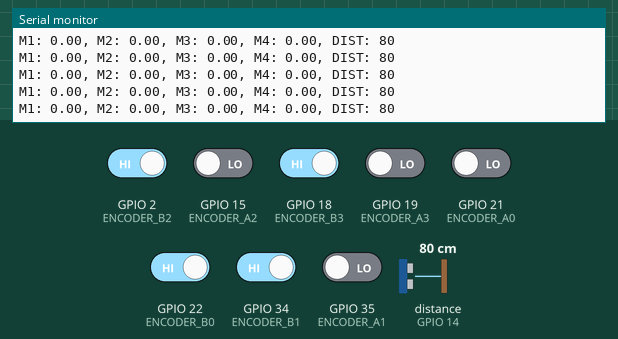
Simulated run of this sketch. Board: ESP32. Parts: the last lines printed to the serial monitor. Wiring (inferred from the names in the program): ultrasonic range finder: trigger GPIO 27; echo GPIO 14. Inputs (shaded band) come from the test bench; at power-on: GPIO 2 (ENCODER_B2), GPIO 18 (ENCODER_B3), GPIO 22 (ENCODER_B0), GPIO 34 (ENCODER_B1) HIGH, GPIO 15 (ENCODER_A2), GPIO 19 (ENCODER_A3), GPIO 21 (ENCODER_A0), GPIO 35 (ENCODER_A1) LOW, distance to the obstacle (sensor on GPIO 14) 80 cm. The echo pulse lasts 58.3 µs per cm.

Above: at 1.2 s.
1.3 s: distance to the obstacle (sensor on GPIO 14) set to 2 cm
At 1.36 s:
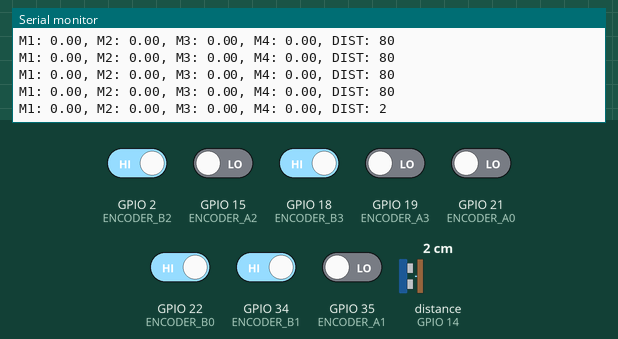
2.8 s: GPIO 2 (ENCODER_B2) driven LOW
At 2.97 s:
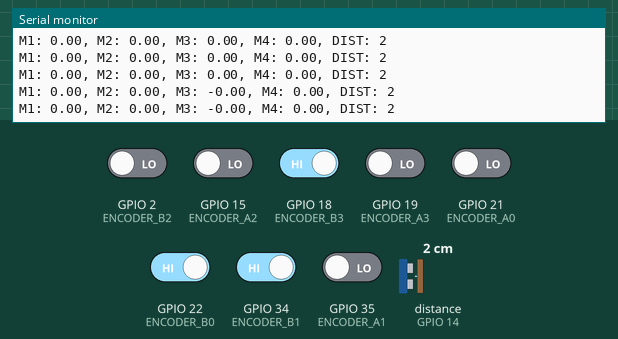
4.3 s: GPIO 19 (ENCODER_A3) driven HIGH
At 4.48 s:
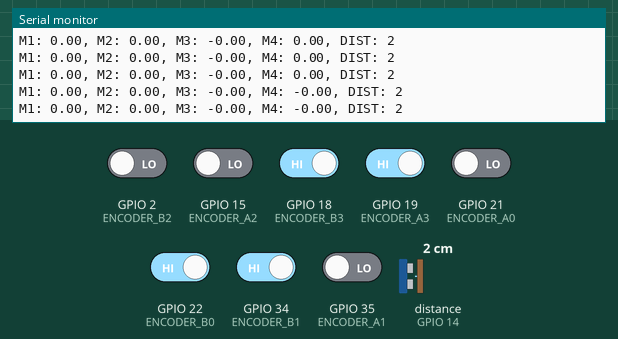
5.8 s: GPIO 21 (ENCODER_A0) driven HIGH
At 5.99 s:
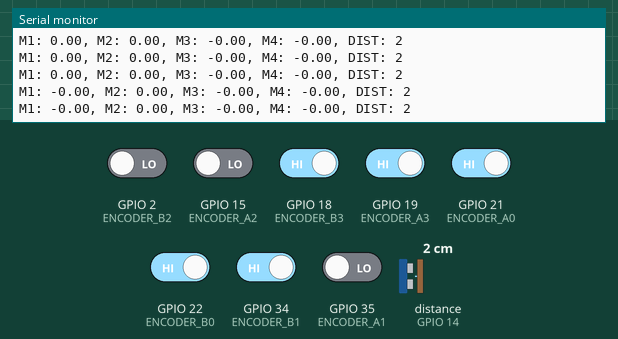
7.3 s: GPIO 34 (ENCODER_B1) driven LOW
At 7.39 s:
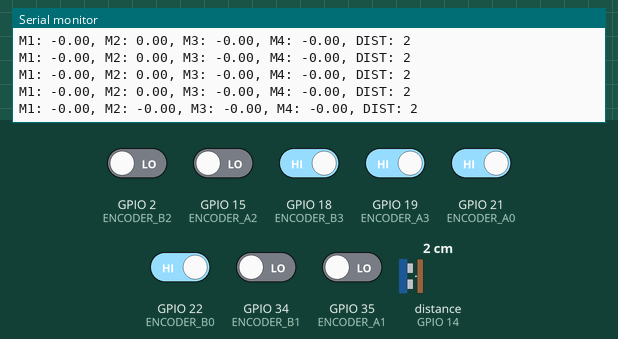
8.8 s: distance to the obstacle (sensor on GPIO 14) set to 4 cm
At 8.8 s:
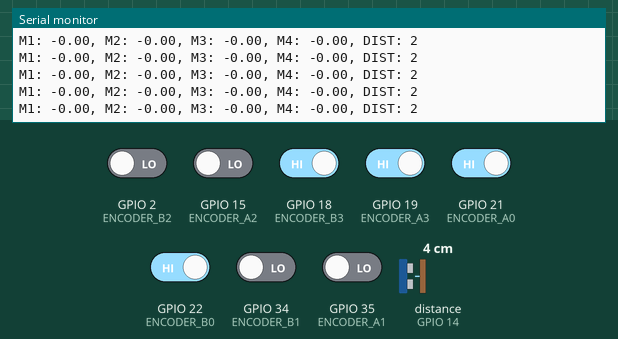

Measured:
- after the input at 1.3 s, the serial monitor: prints a new line after 0.05 s (image 1)
- after the input at 2.8 s, the serial monitor: prints a new line after 0.06 s (image 2)
- after the input at 4.3 s, the serial monitor: prints a new line after 0.07 s (image 3)
- after the input at 5.8 s, the serial monitor: prints a new line after 0.08 s (image 4)
- after the input at 7.3 s, the serial monitor: prints a new line after 0.09 s (image 5)

The sketch:

Wall2_ESP32.ino
```cpp
//------------------ DEFINICIÓN PINES MOTORES ----------------
// MOTOR 1
#define ENCODER_A0  21  // cable amarillo pololu
#define ENCODER_B0  22  // cable blanco pololu  //cable azul va a 5-12V, cable verde y negro a tierra, cable rojo 12V

// MOTOR 2
#define ENCODER_A1 35  // cable amarillo pololu
#define ENCODER_B1 34   // cable blanco pololu  //cable azul va a 5-12V, cable verde y negro a tierra, cable rojo 12V

// MOTOR 3
#define ENCODER_A2 15  // cable amarillo pololu
#define ENCODER_B2 2   // cable blanco pololu  //cable azul va a 5-12V, cable verde y negro a tierra, cable rojo 12V

// MOTOR 4
#define ENCODER_A3 19  // cable amarillo pololu
#define ENCODER_B3 18   // cable blanco pololu  //cable azul va a 5-12V, cable verde y negro a tierra, cable rojo 12V

//------------------ DEFINICIÓN PINES ULTRASONIDO ----------------
#define ECHO 14
#define TRIG 27

//----------------- VARIABLES DE INTERRUPCIÓN ------------------------
//Variable global de posición compartida con la interrupción motor 1
volatile long theta0 = 0;
long newposition0 = 0;
float position0 = 0;

//Variable global de posición compartida con la interrupción motor 2
volatile long theta1 = 0;
long newposition1 = 0;
float position1 = 0;

//Variable global de posición compartida con la interrupción motor 3
volatile long theta2 = 0;
long newposition2 = 0;
float position2 = 0;

//Variable global de posición compartida con la interrupción motor 4
volatile long theta3 = 0;
long newposition3 = 0;
float position3 = 0;

//Variable global de pulsos compartida con la interrupción
volatile long pulsos0 = 0;
volatile long pulsos1 = 0;
volatile long pulsos2 = 0;
volatile long pulsos3 = 0;
long newpulsos0 = 0;
long newpulsos1 = 0;
long newpulsos2 = 0;
long newpulsos3 = 0;

//Variables de sensor ultrasonico
long duracion, distancia;

//Variables de debouncing
volatile unsigned long tiempoDeInterrupcionAnteriorA0 = 0;
volatile unsigned long tiempoDeInterrupcionAnteriorB0 = 0;
volatile unsigned long tiempoDeInterrupcionAnteriorA1 = 0;
volatile unsigned long tiempoDeInterrupcionAnteriorB1 = 0;
volatile unsigned long tiempoDeInterrupcionAnteriorA2 = 0;
volatile unsigned long tiempoDeInterrupcionAnteriorB2 = 0;
volatile unsigned long tiempoDeInterrupcionAnteriorA3 = 0;
volatile unsigned long tiempoDeInterrupcionAnteriorB3 = 0;
#define tiempoDeRebote 700

//--------------------------------------------------------------------

//----------------------- VARIABLES GLOBALES GENERALES -------------------
//Tiempo transcurrido y resolcuion de los motores
unsigned long timeold;
float resolution = 1920.0;


//Variable Global Posicion y radio
float radio = 0.064;
float pi = 3.14159265359;

//------- RECEPCION DE DATOS DEDE ARDUINO---------
float pwm_rec = 0;
String leeCadena;         // Almacena la cadena de datos recibida
//----------------------------------------------------------------------

void setup()
{
  Serial.begin (115200);
  Serial.println("start");
  timeold = 0;

  attachInterrupt(ENCODER_A0, leerEncoder_A0, CHANGE);
  attachInterrupt(ENCODER_B0, leerEncoder_B0, CHANGE);
  attachInterrupt(ENCODER_A1, leerEncoder_A1, CHANGE);
  attachInterrupt(ENCODER_B1, leerEncoder_B1, CHANGE);
  attachInterrupt(ENCODER_A2, leerEncoder_A2, CHANGE);
  attachInterrupt(ENCODER_B2, leerEncoder_B2, CHANGE);
  attachInterrupt(ENCODER_A3, leerEncoder_A3, CHANGE);
  attachInterrupt(ENCODER_B3, leerEncoder_B3, CHANGE);

  // CONFIGURACIÓN PINES SENSOR ULTRASONICO
  pinMode(ECHO, INPUT);
  pinMode(TRIG, OUTPUT);

}
void loop()
{
  float rpm0;
  float rpm1;
  float rpm2;
  float rpm3;

  float pos0;
  float pos1;
  float pos2;
  float pos3;

  newpulsos0 = pulsos0;
  newpulsos1 = pulsos1;
  newpulsos2 = pulsos2;
  newpulsos3 = pulsos3;

  // Serial.println("-----------------------");
  digitalWrite(TRIG, LOW);
  delayMicroseconds(2);
  digitalWrite(TRIG, HIGH);
  delayMicroseconds(10);
  digitalWrite(TRIG, LOW);

  duracion = pulseIn(ECHO, HIGH);
  distancia = (duracion / 2) / 29;

  if (millis() - timeold >= 100)
  {
    timeold = millis();
    pos0 = (float(theta0 / resolution)) * radio * 2 * pi;
    rpm0 = float(10 * (60.0/ resolution ) * newpulsos0);
    pulsos0 = 0;
    pos1 = (float(theta1 / resolution)) * radio * 2 * pi;
    rpm1 = float(10 * (60.0/ resolution ) * newpulsos1);
    pulsos1 = 0;
    pos2 = (float(theta2 / resolution)) * radio * 2 * pi;
    rpm2 = float(10 * (60.0/ resolution ) * newpulsos2);
    pulsos2 = 0;
    pos3 = (float(theta3 / resolution)) * radio * 2 * pi;
    rpm3 = float(10 * (60.0/ resolution ) * newpulsos3);
    pulsos3 = 0;

    Serial.print("M1: ");
    Serial.print(pos0);
    Serial.print(", M2: ");
    Serial.print(pos1);
    Serial.print(", M3: ");
    Serial.print(pos2);
    Serial.print(", M4: ");
    Serial.print(pos3);
    Serial.print(", DIST: ");
    Serial.println(distancia);

  }

  leeCadena = "";


}

// -------------------------------------
// ----- FUNCIONES DE INTERRUPCION -----
// -------------------------------------
void leerEncoder_A0(){
  if(micros() - tiempoDeInterrupcionAnteriorA0 > tiempoDeRebote)
  {
    //Lectura de Velocidad
    pulsos0++; //Incrementa una revolución

  //Lectura de Posición
    int a = digitalRead(ENCODER_A0);
    int b = digitalRead(ENCODER_B0);

    if (a == b){
      theta0--;
    }
    else{
      theta0++;
    }
    tiempoDeInterrupcionAnteriorA0 = micros();
  }
}

void leerEncoder_B0(){
  if(micros() - tiempoDeInterrupcionAnteriorB0 > tiempoDeRebote)
  {
    //Lectura de Velocidad
    pulsos0++; //Incrementa una revolución

    //Lectura de Posición
    int a = digitalRead(ENCODER_A0);
    int b = digitalRead(ENCODER_B0);

    if (a == b){
      theta0++;
    }
    else{
      theta0--;
    }
    tiempoDeInterrupcionAnteriorB0 = micros();
  }
}

void leerEncoder_A1(){
  if(micros() - tiempoDeInterrupcionAnteriorA1 > tiempoDeRebote)
  {
    //Lectura de Velocidad
    pulsos1++; //Incrementa una revolución

    //Lectura de Posición
    int a = digitalRead(ENCODER_A1);
    int b = digitalRead(ENCODER_B1);

    if (a == b){
      theta1++;
    }
    else{
      theta1--;
    }
  tiempoDeInterrupcionAnteriorA1 = micros();
  }
}

void leerEncoder_B1(){
  if(micros() - tiempoDeInterrupcionAnteriorB1 > tiempoDeRebote)
  {
    //Lectura de Velocidad
    pulsos1++; //Incrementa una revolución

    //Lectura de Posición
    int a = digitalRead(ENCODER_A1);
    int b = digitalRead(ENCODER_B1);

    if (a == b){
      theta1--;
    }
    else{
      theta1++;
    }

    tiempoDeInterrupcionAnteriorB1 = micros();
  }
}

void leerEncoder_A2(){
  if(micros() - tiempoDeInterrupcionAnteriorA2 > tiempoDeRebote)
  {
    //Lectura de Velocidad
    pulsos2++; //Incrementa una revolución

    //Lectura de Posición
    int a = digitalRead(ENCODER_A2);
    int b = digitalRead(ENCODER_B2);

    if (a == b){
      theta2++;
    }
    else{
      theta2--;
    }
    tiempoDeInterrupcionAnteriorA2 = micros();
  }
}

void leerEncoder_B2(){
  if(micros() - tiempoDeInterrupcionAnteriorB2 > tiempoDeRebote)
  {
    //Lectura de Velocidad
    pulsos2++; //Incrementa una revolución

    //Lectura de Posición
    int a = digitalRead(ENCODER_A2);
    int b = digitalRead(ENCODER_B2);

    if (a == b){
      theta2--;
    }
    else{
      theta2++;
    }
    tiempoDeInterrupcionAnteriorB2 = micros();
  }
}

void leerEncoder_A3(){
  if(micros() - tiempoDeInterrupcionAnteriorA3 > tiempoDeRebote)
  {
    //Lectura de Velocidad
    pulsos3++; //Incrementa una revolución

    //Lectura de Posición
    int a = digitalRead(ENCODER_A3);
    int b = digitalRead(ENCODER_B3);

    if (a == b){
      theta3--;
    }
    else{
      theta3++;
    }
    tiempoDeInterrupcionAnteriorA3 = micros();
  }
}

void leerEncoder_B3(){
  if(micros() - tiempoDeInterrupcionAnteriorB3 > tiempoDeRebote)
  {
    //Lectura de Velocidad
    pulsos3++; //Incrementa una revolución

    //Lectura de Posición
    int a = digitalRead(ENCODER_A3);
    int b = digitalRead(ENCODER_B3);

    if (a == b){
      theta3++;
    }
    else{
      theta3--;
    }
    tiempoDeInterrupcionAnteriorB3 = micros();
  }
}
```
